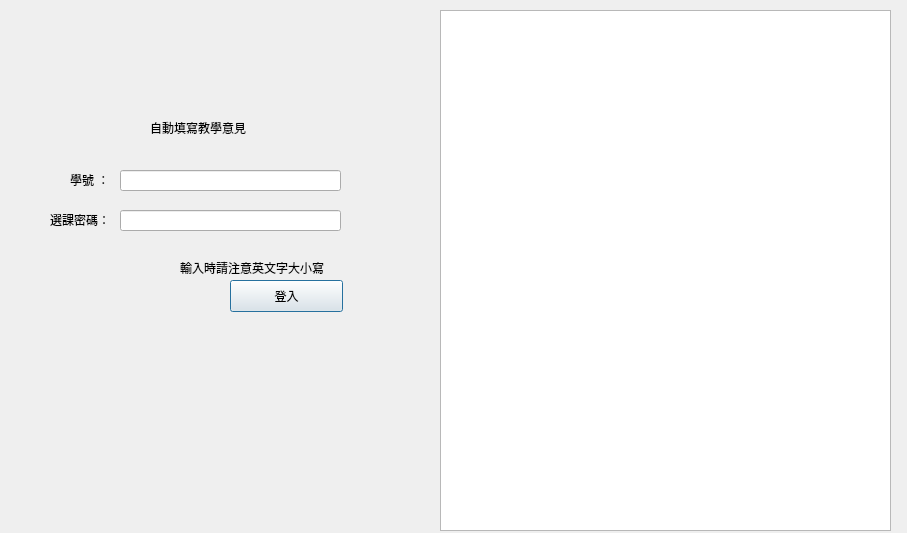
<?xml version="1.0" encoding="UTF-8"?>
<ui version="4.0">
 <class>Dialog</class>
 <widget class="QDialog" name="Dialog">
  <property name="geometry">
   <rect>
    <x>0</x>
    <y>0</y>
    <width>907</width>
    <height>533</height>
   </rect>
  </property>
  <property name="windowTitle">
   <string>Dialog</string>
  </property>
  <widget class="QLineEdit" name="lineEdit">
   <property name="geometry">
    <rect>
     <x>120</x>
     <y>170</y>
     <width>221</width>
     <height>21</height>
    </rect>
   </property>
   <property name="text">
    <string/>
   </property>
  </widget>
  <widget class="QLabel" name="label">
   <property name="geometry">
    <rect>
     <x>70</x>
     <y>170</y>
     <width>51</width>
     <height>20</height>
    </rect>
   </property>
   <property name="text">
    <string>學號 ：</string>
   </property>
  </widget>
  <widget class="QLineEdit" name="lineEdit_2">
   <property name="geometry">
    <rect>
     <x>120</x>
     <y>210</y>
     <width>221</width>
     <height>21</height>
    </rect>
   </property>
   <property name="text">
    <string/>
   </property>
  </widget>
  <widget class="QLabel" name="label_3">
   <property name="geometry">
    <rect>
     <x>50</x>
     <y>210</y>
     <width>61</width>
     <height>20</height>
    </rect>
   </property>
   <property name="text">
    <string>選課密碼：</string>
   </property>
  </widget>
  <widget class="QLabel" name="label_2">
   <property name="geometry">
    <rect>
     <x>180</x>
     <y>260</y>
     <width>161</width>
     <height>16</height>
    </rect>
   </property>
   <property name="text">
    <string>輸入時請注意英文字大小寫</string>
   </property>
  </widget>
  <widget class="QPushButton" name="pushButton">
   <property name="geometry">
    <rect>
     <x>230</x>
     <y>280</y>
     <width>113</width>
     <height>32</height>
    </rect>
   </property>
   <property name="text">
    <string>登入</string>
   </property>
  </widget>
  <widget class="QLabel" name="label_4">
   <property name="geometry">
    <rect>
     <x>150</x>
     <y>120</y>
     <width>121</width>
     <height>16</height>
    </rect>
   </property>
   <property name="text">
    <string>自動填寫教學意見</string>
   </property>
  </widget>
  <widget class="QListWidget" name="listWidget">
   <property name="geometry">
    <rect>
     <x>440</x>
     <y>10</y>
     <width>451</width>
     <height>521</height>
    </rect>
   </property>
  </widget>
 </widget>
 <resources/>
 <connections/>
</ui>
